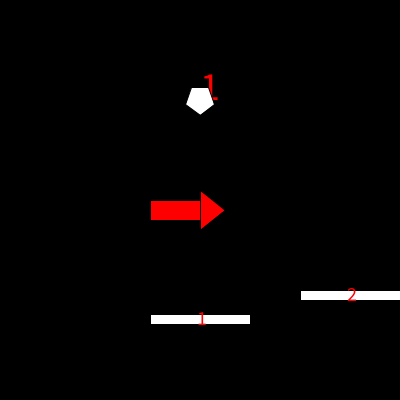
Frame 1 (no input)
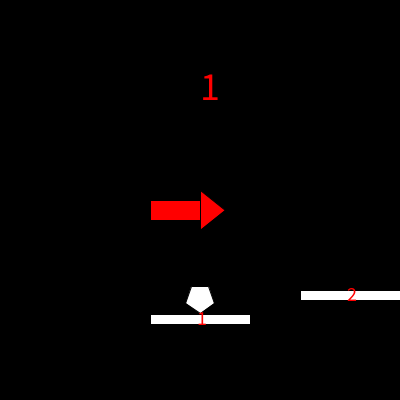
Frame 60 (the mouse pressed at the canvas centre just before this capture)
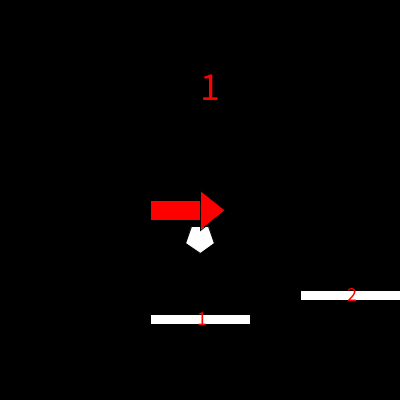
Frame 120 (the mouse held since frame 60 and released just before this capture)

The Processing sketch that drew these frames (run headless with seeded random() and noise(); from frame 60 on, the mouse is pressed at the canvas centre):

// Processing sketch: processing_88348
// ── processing_88348.pde

float yypos = 300;
float sypos = 100;
float yvel = 0;
object square[];
float d;
float scroll = -150;
float v;
void setup() {
  size(400, 400);
square = new object[100];
   for(int i = 0; i < 100; i++) {
         yypos+=random(-50, 50);
             if(yypos>350){
      yypos-=40;
    }
    square[i] = new object(i, yypos);

  
    }
  }


void draw() {
  background(0);
  if(sypos>height) {
  scroll = -150;
  sypos=200;
  }
  textSize(40);
  fill(255, 0, 0);
  text(round(scroll/150)+2, 200, 100);
  fill(255);
  if(keyPressed && keyCode == LEFT) {
  v = -2;
}
if( keyPressed && keyCode == RIGHT) {
  v= 2;
}
if(keyPressed == false) {
  v*=0.9;
}
      beginShape() ;
      for(int i = 0; i<6; i++) {
vertex(200+sin(d-(TWO_PI/5)*i)*15, sypos + cos(d-(TWO_PI/5)*i)*15);
}
endShape();
d-=v/20;
scroll+=v;
fill(255, 0, 0);
rect(0 - scroll, 200, 50, 20);
triangle(50-scroll, 230, 50-scroll, 190, 75-scroll, 210);
fill(255);
for(int k=0; k<100; k++){
square[k].display();
}
}
class object {
  float xpos;
  float ypos = 200;
  int num;


  
  object(int numvar, float yposvar) {
num=numvar;
ypos = yposvar;

  }
  void display() {
    xpos=num*150-scroll;


rect(xpos, ypos, 100, 10);

fill(255, 0, 0);
textSize(20);
text(num+1, xpos+47, ypos+10);
fill(255);

if(sypos>ypos-15 && xpos<200+14 && xpos > 100-14 && sypos>ypos==false) {
  yvel = -0.01;
  }
  else {
    yvel+=0.00003;
    sypos+=yvel;
  }
  if(mousePressed && sypos>ypos-20 && xpos<200 && xpos > 100){
    if(sypos<ypos+10){
  yvel = -0.07;
    }
  }
  }
}
